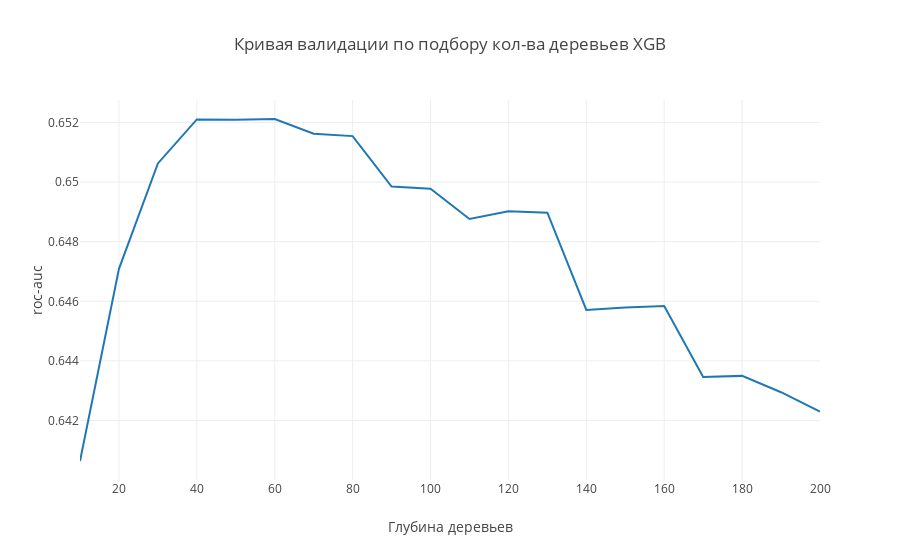

Notebook code cell kept with this figure:
### Code cell
trace1 = go.Scatter(
    x=[i for i in range(10,201,10)],
    y=scores_xgb
)
data = [trace1]
layout = go.Layout(title = 'Кривая валидации по подбору кол-ва деревьев XGB',
          yaxis={'title':'roc-auc'}, xaxis={'title':'Глубина деревьев'})

fig = go.Figure(data=data, layout=layout)
iplot(fig, show_link=False)

### Figure 1 — Plotly figure (JSON) as saved in the notebook; plotly's stock layout.template omitted (floating-point values rounded to 4 significant figures)
{"data": [{"type": "scatter", "uid": "fc879297-71ce-45d8-827e-9b620483be2b", "x": [10, 20, 30, 40, 50, 60, 70, 80, 90, 100, 110, 120, 130, 140, 150, 160, 170, 180, 190, 200], "y": [0.6406, 0.6471, 0.6506, 0.6521, 0.6521, 0.6521, 0.6516, 0.6515, 0.6499, 0.6498, 0.6488, 0.649, 0.649, 0.6457, 0.6458, 0.6458, 0.6435, 0.6435, 0.6429, 0.6423]}], "layout": {"title": {"text": "Кривая валидации по подбору кол-ва деревьев XGB"}, "xaxis": {"title": {"text": "Глубина деревьев"}}, "yaxis": {"title": {"text": "roc-auc"}}}}
